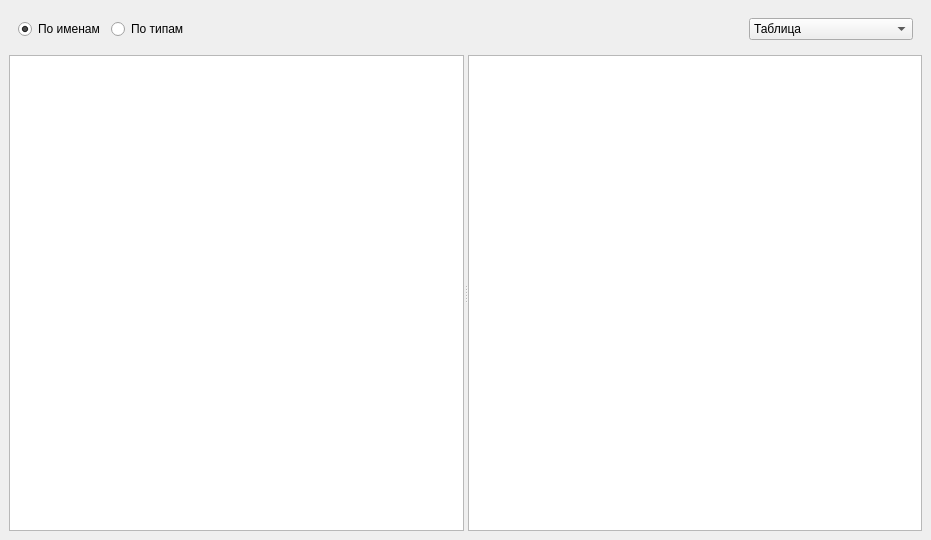
<?xml version="1.0" encoding="UTF-8"?>
<ui version="4.0">
 <class>MainWindow</class>
 <widget class="QMainWindow" name="MainWindow">
  <property name="geometry">
   <rect>
    <x>0</x>
    <y>0</y>
    <width>931</width>
    <height>540</height>
   </rect>
  </property>
  <property name="windowTitle">
   <string>MainWindow</string>
  </property>
  <widget class="QWidget" name="centralwidget">
   <layout class="QVBoxLayout" name="verticalLayout">
    <item>
     <widget class="QFrame" name="frame">
      <property name="sizePolicy">
       <sizepolicy hsizetype="Preferred" vsizetype="Fixed">
        <horstretch>0</horstretch>
        <verstretch>0</verstretch>
       </sizepolicy>
      </property>
      <layout class="QHBoxLayout" name="horizontalLayout">
       <item>
        <widget class="QRadioButton" name="radioButton">
         <property name="text">
          <string>По именам</string>
         </property>
         <property name="checked">
          <bool>true</bool>
         </property>
        </widget>
       </item>
       <item>
        <widget class="QRadioButton" name="radioButton_2">
         <property name="text">
          <string>По типам</string>
         </property>
        </widget>
       </item>
       <item>
        <spacer name="horizontalSpacer">
         <property name="orientation">
          <enum>Qt::Horizontal</enum>
         </property>
         <property name="sizeHint" stdset="0">
          <size>
           <width>40</width>
           <height>20</height>
          </size>
         </property>
        </spacer>
       </item>
       <item>
        <widget class="QComboBox" name="comboBox">
         <item>
          <property name="text">
           <string>Таблица</string>
          </property>
         </item>
         <item>
          <property name="text">
           <string>Круговая диаграмма</string>
          </property>
         </item>
         <item>
          <property name="text">
           <string>Столбчатая диаграмма</string>
          </property>
         </item>
        </widget>
       </item>
      </layout>
     </widget>
    </item>
    <item>
     <widget class="QSplitter" name="splitter">
      <property name="orientation">
       <enum>Qt::Horizontal</enum>
      </property>
      <widget class="QTreeView" name="treeView"/>
      <widget class="QStackedWidget" name="stackedWidget">
       <widget class="QWidget" name="page">
        <layout class="QVBoxLayout" name="verticalLayout_2">
         <property name="spacing">
          <number>0</number>
         </property>
         <property name="leftMargin">
          <number>0</number>
         </property>
         <property name="topMargin">
          <number>0</number>
         </property>
         <property name="rightMargin">
          <number>0</number>
         </property>
         <property name="bottomMargin">
          <number>0</number>
         </property>
         <item>
          <widget class="QTableView" name="tableView">
           <attribute name="verticalHeaderVisible">
            <bool>false</bool>
           </attribute>
          </widget>
         </item>
        </layout>
       </widget>
       <widget class="QWidget" name="page_2"/>
      </widget>
     </widget>
    </item>
   </layout>
  </widget>
 </widget>
 <resources/>
 <connections/>
</ui>
